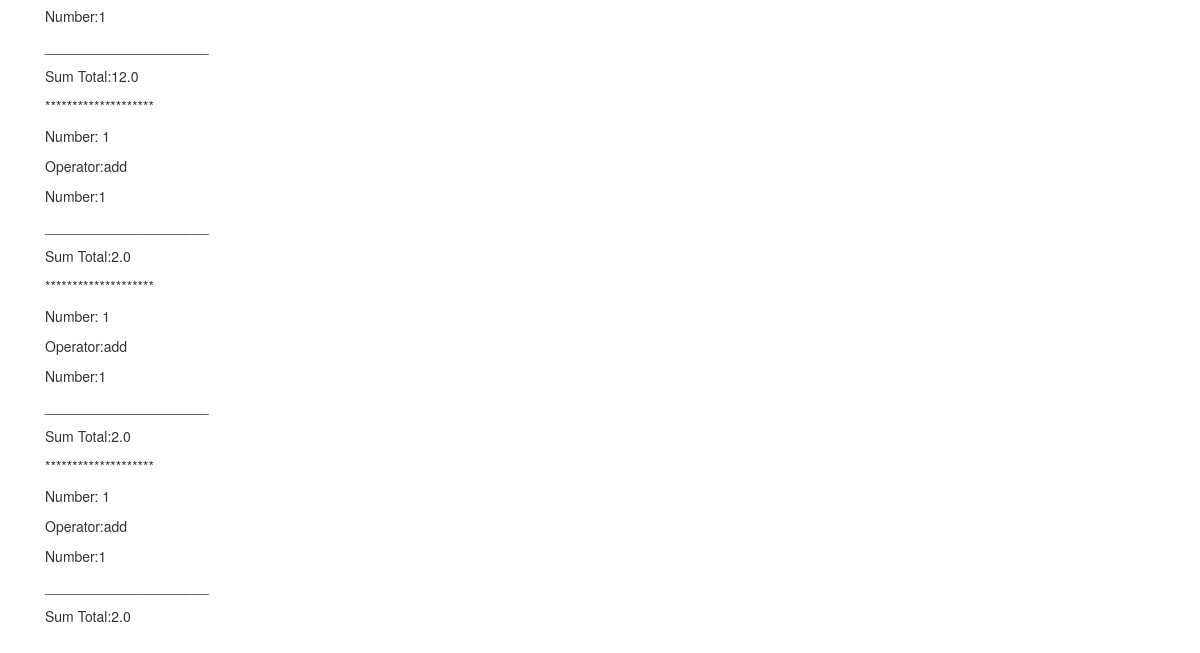
/accounts/profile/ (signed in, lower part), run on an earlier commit of the app's database.
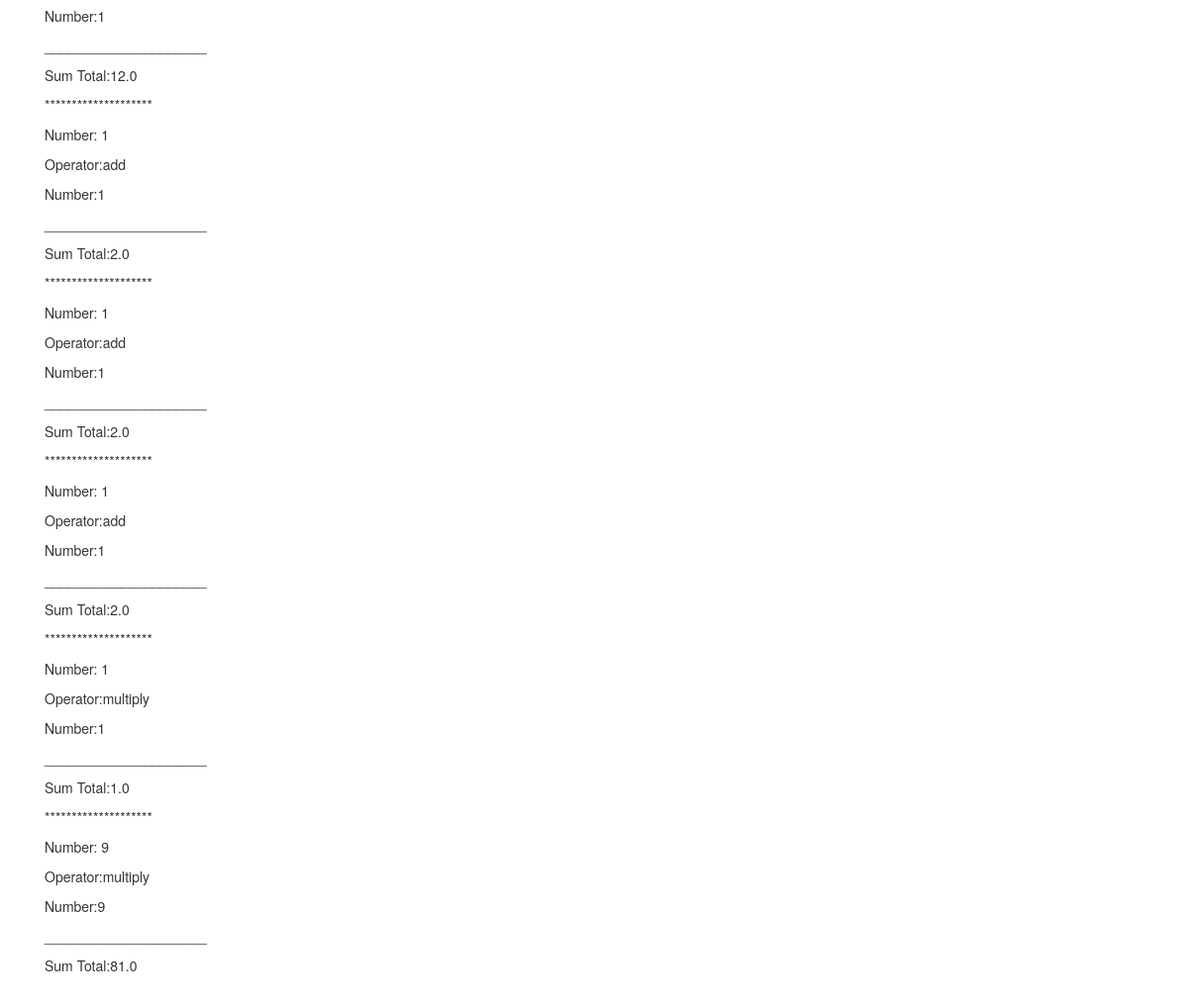
And on a later commit of the database.
### calcapp/models.py (models this page shows, shortened)
class SavedCalc(models.Model):
    left = models.IntegerField()
    operators = models.CharField(max_length=15)
    right = models.IntegerField()
    total = models.FloatField()
    loguser = models.ForeignKey('auth.User')

### calcapp/views.py (the view)
# urls.py: url(r'^accounts/profile/$',profile_view, name="profile_view")
def profile_view(request):
    save_calc = SavedCalc.objects.filter(loguser=request.user)
    return render(request, 'profiles.html', {"save_calc":save_calc})

### templates/profiles.html (shortened to what this page needs)
{% extends 'base.html' %}
{% load staticfiles %}
{% block content %}
<div class="container">
<br>
<br>
<br>
{% for item in save_calc %}
<p>********************</p>
<p>Number: {{ item.left }}</p>
<p>Operator:{{ item.operators }}</p>
<p>Number:{{item.right }}</p>
<p>_____________________</p>
<p>Sum Total:{{item.total}}
{% endfor %}
</div>
{% endblock %}

What changed in the data, as far as the page shows it:
added SavedCalc: left "1", operators "multiply", right "1", total "1.0"
added SavedCalc: left "9", operators "multiply", right "9", total "81.0"
